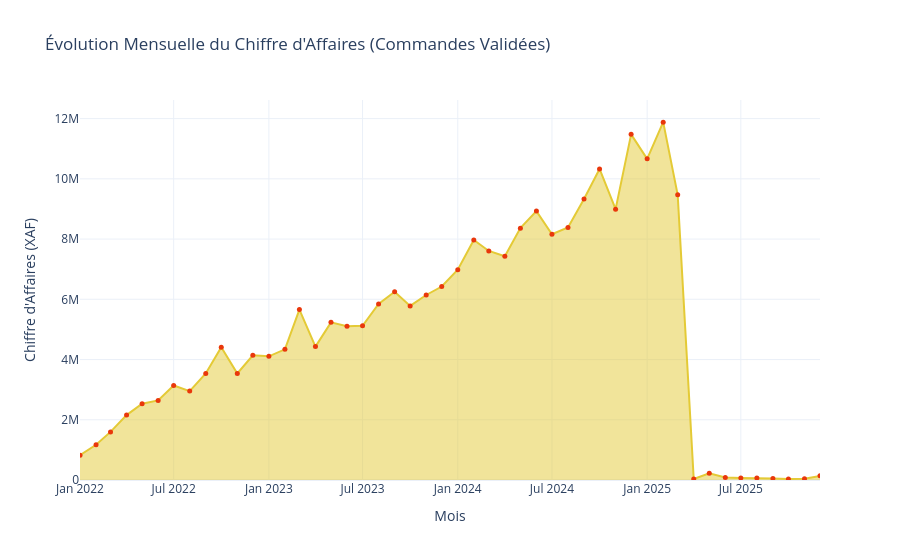

Notebook code for this chart:
### Markdown cell above
### Montrons l'évolution du chiffre d'affaire

### Code cell
status_exclus = ['cancelled', 'in_progress' ]
df_filtered = orders[~orders['status'].str.lower().isin(status_exclus)].copy()


df_filtered['order_date'] = pd.to_datetime(df_filtered['order_date'])

monthly_finance = (df_filtered.groupby(df_filtered['order_date'].dt.to_period('M'))
                   .agg({'total_amount_xaf': 'sum', 'order_id': 'count'})
                   .reset_index())

monthly_finance['order_date'] = monthly_finance['order_date'].dt.to_timestamp()
monthly_finance.columns = ['Mois', 'Chiffre_Affaires', 'Nombre_Commandes']

fig = px.area(
    monthly_finance, 
    x='Mois', 
    y='Chiffre_Affaires',
    title="Évolution Mensuelle du Chiffre d'Affaires (Commandes Validées)",
    markers=True,
    text=None, 
    labels={'Chiffre_Affaires': 'CA (FCFA)', 'Mois': 'Période'},
    template="plotly_white"
)

fig.update_traces(
    line_color="#E4CA36", 
    line_width=2,
    marker=dict(size=5, color='#E9370B', symbol='circle'),
    hovertemplate="<b>Mois:</b> %{x|%B %Y}<br><b>CA:</b> %{y:,.0f} FCFA<extra></extra>"
)

fig.update_layout(
    xaxis_title="Mois",
    yaxis_title="Chiffre d'Affaires (XAF)",
    hovermode="x unified" 
)

fig.show()

### Figure 1 — Plotly figure (JSON) as saved in the notebook; plotly's stock layout.template omitted (floating-point values rounded to 4 significant figures)
{"data": [{"fillpattern": {"shape": ""}, "hovertemplate": "<b>Mois:</b> %{x|%B %Y}<br><b>CA:</b> %{y:,.0f} FCFA<extra></extra>", "legendgroup": "", "line": {"color": "#E4CA36", "width": 2}, "marker": {"color": "#E9370B", "size": 5, "symbol": "circle"}, "mode": "lines+markers", "name": "", "orientation": "v", "showlegend": false, "stackgroup": "1", "type": "scatter", "x": ["2022-01-01T00:00:00.000000", "2022-02-01T00:00:00.000000", "2022-03-01T00:00:00.000000", "2022-04-01T00:00:00.000000", "2022-05-01T00:00:00.000000", "2022-06-01T00:00:00.000000", "2022-07-01T00:00:00.000000", "2022-08-01T00:00:00.000000", "2022-09-01T00:00:00.000000", "2022-10-01T00:00:00.000000", "2022-11-01T00:00:00.000000", "2022-12-01T00:00:00.000000", "2023-01-01T00:00:00.000000", "2023-02-01T00:00:00.000000", "2023-03-01T00:00:00.000000", "2023-04-01T00:00:00.000000", "2023-05-01T00:00:00.000000", "2023-06-01T00:00:00.000000", "2023-07-01T00:00:00.000000", "2023-08-01T00:00:00.000000", "2023-09-01T00:00:00.000000", "2023-10-01T00:00:00.000000", "2023-11-01T00:00:00.000000", "2023-12-01T00:00:00.000000", "2024-01-01T00:00:00.000000", "2024-02-01T00:00:00.000000", "2024-03-01T00:00:00.000000", "2024-04-01T00:00:00.000000", "2024-05-01T00:00:00.000000", "2024-06-01T00:00:00.000000", "2024-07-01T00:00:00.000000", "2024-08-01T00:00:00.000000", "2024-09-01T00:00:00.000000", "2024-10-01T00:00:00.000000", "2024-11-01T00:00:00.000000", "2024-12-01T00:00:00.000000", "2025-01-01T00:00:00.000000", "2025-02-01T00:00:00.000000", "2025-03-01T00:00:00.000000", "2025-04-01T00:00:00.000000", "2025-05-01T00:00:00.000000", "2025-06-01T00:00:00.000000", "2025-07-01T00:00:00.000000", "2025-08-01T00:00:00.000000", "2025-09-01T00:00:00.000000", "2025-10-01T00:00:00.000000", "2025-11-01T00:00:00.000000", "2025-12-01T00:00:00.000000"], "xaxis": "x", "y": [823700.0, 1170000.0, 1597000.0, 2156000.0, 2533000.0, 2642000.0, 3139000.0, 2953000.0, 3537000.0, 4406000.0, 3536000.0, 4140000.0, 4106000.0, 4339000.0, 5658000.0, 4430000.0, 5235000.0, 5108000.0, 5121000.0, 5844000.0, 6249000.0, 5780000.0, 6144000.0, 6424000.0, 6981000.0, 7969000.0, 7605000.0, 7431000.0, 8363000.0, 8929000.0, 8160000.0, 8388000.0, 9328000.0, 10330000.0, 8994000.0, 11480000.0, 10660000.0, 11880000.0, 9468000.0, 33380.0, 225400.0, 84470.0, 68860.0, 69040.0, 51120.0, 29500.0, 43740.0, 137100.0], "yaxis": "y"}], "layout": {"hovermode": "x unified", "legend": {"tracegroupgap": 0}, "title": {"text": "Évolution Mensuelle du Chiffre d'Affaires (Commandes Validées)"}, "xaxis": {"anchor": "y", "domain": [0, 1], "title": {"text": "Mois"}}, "yaxis": {"anchor": "x", "domain": [0, 1], "title": {"text": "Chiffre d'Affaires (XAF)"}}}}
